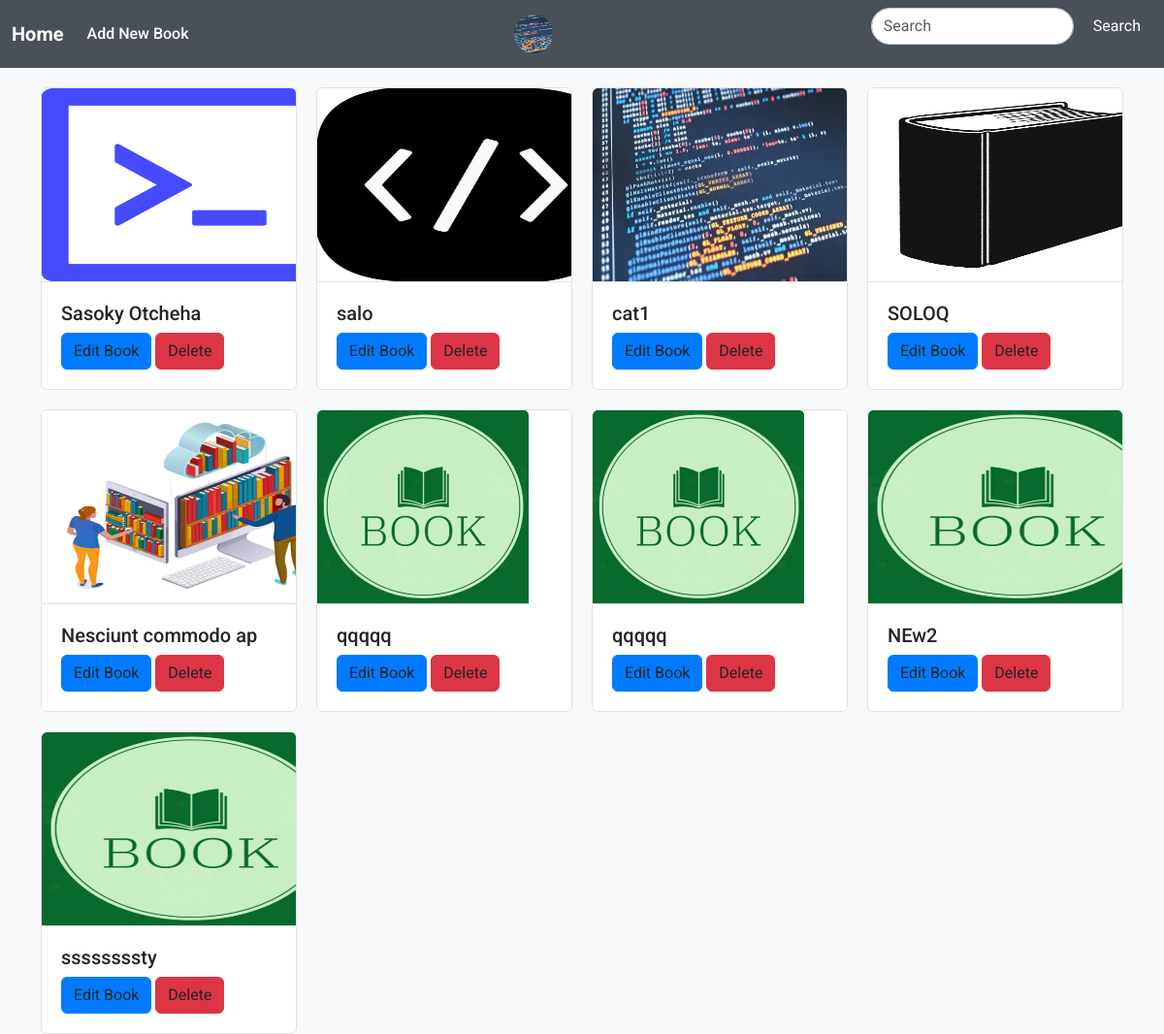
The page / (signed in) on the database as committed earlier.
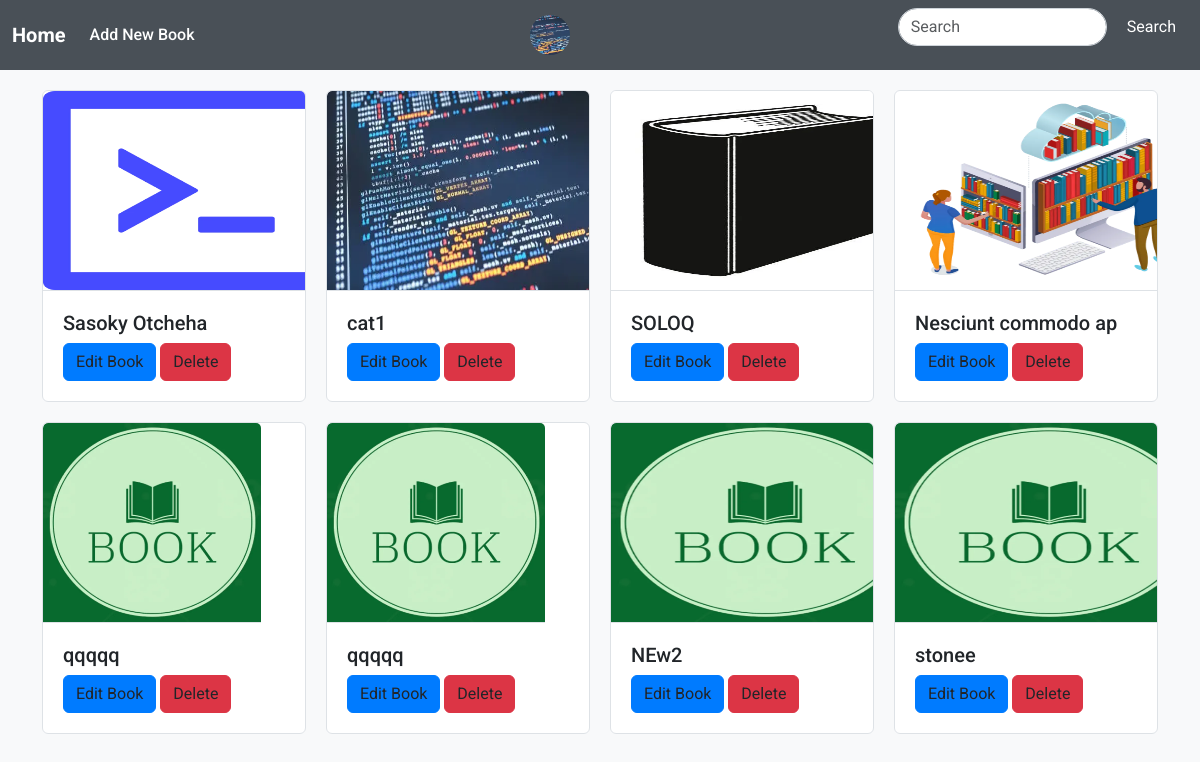
The same page on the database as committed later.
### userauths/models.py (models this page shows, shortened)
class User(AbstractUser):
    first_name = models.CharField(max_length=255, null=True, blank=True)
    last_name = models.CharField(max_length=255, null=True, blank=True)
    username = models.CharField(max_length=255, unique=True, null=True, blank=True)
    email = models.EmailField(unique=True)
    USERNAME_FIELD = "email"
    REQUIRED_FIELDS = ['username']

class Profile(models.Model):
    user = models.OneToOneField(User, on_delete=models.CASCADE)
    cover_images = models.ImageField(upload_to='Images_Profile', null=True, blank=True, default='default.png')
    phone = models.CharField(max_length=200, null=True ,blank=True)
    address = models.CharField(max_length=200 ,null=True ,blank=True)
    verified = models.BooleanField(default=False)

### book/models.py (models this page shows, shortened)
class Book(models.Model):
    title = models.CharField(max_length=200)
    author = models.CharField(max_length=200, blank=True)
    photo_book = models.ImageField(upload_to='photos_books', null='True', blank=True, default='book.jpg')
    photo_author = models.ImageField(upload_to='photos_authors', null=True, blank=True)
    pages = models.IntegerField()
    price = models.DecimalField(max_digits=5, decimal_places=2,null=True, blank=True)
    descripition = models.TextField(null=True, blank=True)
    created_at = models.DateTimeField(auto_now_add=True)
    active = models.BooleanField(default=True)
    status = models.CharField(max_length=50, choices=status_books, null=True, blank=True)

### book/views.py (the view)
# urls.py: path('', BookListView.as_view(), name='book'),
class BookListView(LoginRequiredMixin, ListView):
    model = Book
    template_name = 'book/home.html'
    context_object_name = 'books'
    def get_queryset(self):
        query = self.request.GET.get('search', '')
        return Book.objects.filter(
            Q(title__icontains=query) | Q(author__icontains=query)
        ).distinct()
    def get_context_data(self, **kwargs):
        context = super().get_context_data(**kwargs)
        context['query'] = self.request.GET.get('search', '')
        return context

### book/templates/book/home.html (shortened to what this page needs)
{% extends 'base.html' %}
{% load static %}
{% block body %}
<head>
</head>
    <div class="container">
        <div class="grid-container">
            {% for book in books %}
                <div class="card">
                    <a href="{% url 'book:book_details' book.pk %}">
                        {% if book.photo_book %}
                            <img src="{{ book.photo_book.url }}" style="width:306.9px; height:200px;" class="card-img-top" alt="Sample Image">
                        {% else %}
                            <img src="{% static 'assets/img/book.jpg' %}" style="width:218px; height:200px;" class="card-img-top" alt="Default Image">
                        {% endif %}
                    </a>
                    <div class="card-body">
                        <a href="{% url 'book:book_details' book.pk %}" style="text-decoration: none;"><h5 class="card-title">{{book.title}}</h5></a>
                        <a href="{% url 'book:edit_book' book.pk %}" class="btn btn-primary">Edit Book</a>
                        <a href="{% url 'book:delete_book' book.pk %}" class="btn btn-danger">Delete</a>
                    </div>
                </div>
            {% endfor %}
        </div>
    </div>
{% endblock body %}

### templates/base.html (shortened to what this page needs)
{% load static %}
{% load django_bootstrap5 %}
{% bootstrap_css %}
<!DOCTYPE html>
<html lang="en">
<head>
    <link rel="stylesheet" href="https://cdnjs.cloudflare.com/ajax/libs/animate.css/4.1.1/animate.min.css"/>
</head>
<body>
    <nav class="navbar navbar-expand-lg navbar-dark">
        <div class="container-fluid">
            <a class="navbar-brand" href="/">Home</a>
            <div class="collapse navbar-collapse" id="navbarSupportedContent">
                <ul class="navbar-nav me-auto mb-2 mb-lg-0">
                    <li class="nav-item">
                        <a class="nav-link" href="{% url 'book:add_book' %}">Add New Book</a>
                    </li>
                </ul>
                <button class="btn dropdown-toggle" type="button" id="dropdownMenuButton" data-bs-toggle="dropdown" aria-expanded="false">
                    <img src="{{ user.profile.cover_images.url }}" alt="User" class="user-img">
                </button>
                <form class="d-flex ms-auto" role="search" method="get" action="">
                    <input class="form-control me-2" type="search" name="search" placeholder="Search" aria-label="Search" value="{{ query }}">
                    <button class="btn btn-outline-light" type="submit">Search</button>
                </form>
            </div>
        </div>
    </nav>
    {% block body %}{% endblock body %}
</body>
</html>

### templates/base.html (style rules this page uses)
body { font-family: 'Roboto', sans-serif; background-color: #f8f9fa; margin: 0; padding: 0; animation: fade-in 0.5s ease-out forwards; }
.navbar { background-color: #343a40; transition: background-color 0.3s ease; }
.navbar-brand { color: #ffffff; font-weight: 700; transition: color 0.3s ease; }
.navbar-nav .nav-link { color: #ffffff; font-weight: 500; transition: color 0.3s ease; }
.dropdown-toggle::after { display: none; }
.user-img { width: 40px; height: 40px; border-radius: 50%; object-fit: cover; border: none; background: transparent; box-shadow: none; transition: transform 0.3s ease; }
.form-control { border-radius: 20px; border-color: #ced4da; transition: border-color 0.3s ease; }
.btn-outline-light { color: #ffffff; border-color: #ffffff; transition: background-color 0.3s ease, color 0.3s ease; border: none; }
.btn { transition: background-color 0.3s ease, transform 0.3s ease; }

### book/templates/book/home.html (style rules this page uses)
.container { margin-top: 20px; }
.grid-container { display: grid; grid-template-columns: repeat(4, 1fr); gap: 20px; }
.card { border: 1px solid #dee2e6; border-radius: 0.375rem; overflow: hidden; display: flex; flex-direction: column; height: 100%; transition: transform 0.4s ease, box-shadow 0.4s ease, opacity 0.4s ease; opacity: 0; animation: fadeInUp 1s forwards; perspective: 1000px; }
.card img { width: 100%; height: auto; border-bottom: 1px solid #dee2e6; transition: transform 0.4s ease, filter 0.4s ease; }
.card-body { padding: 20px; flex-grow: 1; }
.btn-primary { background-color: #007bff; border-color: #007bff; transition: background-color 0.3s ease, transform 0.3s ease; }
.btn-danger { background-color: #dc3545; border-color: #dc3545; transition: background-color 0.3s ease, transform 0.3s ease; }
.card a { text-decoration: none; color: inherit; transition: color 0.3s ease; }

Rows that differ between the two databases and show on the page:
removed Book: photo_book (picture), title "salo"
changed Book: title "ssssssssty" → "stonee"
